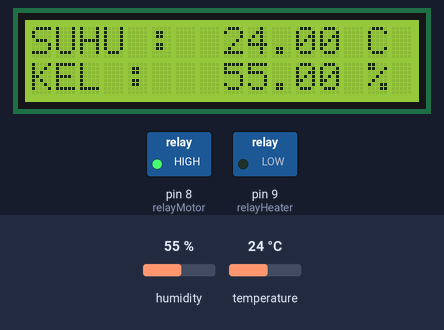
The sketch below on a simulated Arduino Uno, built with avr-gcc and run on an emulated ATmega328P. Shown: 16×2 character LCD, switched loads named in the sketch (green lamp = pin HIGH). The test bench sets the inputs (shaded band); at power-on: temperature 24 °C, humidity 55 %. What the sketch prints to the serial monitor is not drawn.

Above: at 2.6 s.
2.7 s: temperature set to 33 °C
At 4.4 s:
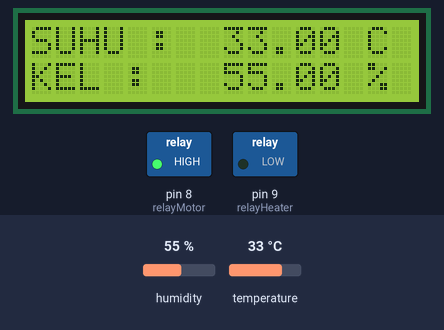
5.7 s: temperature set to 36 °C
At 7.3 s:
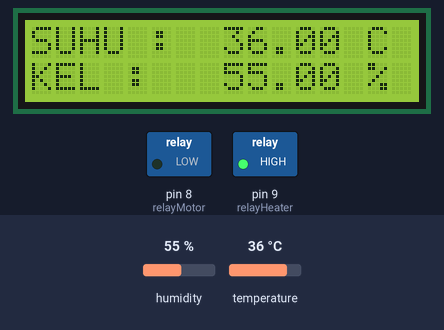
At 12.3 s:
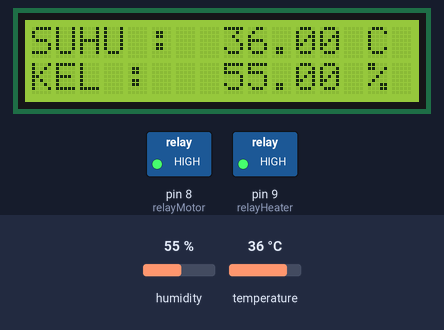
Timing chart, 0 to 13.8 s (numbered marks = the images above; inputs shaded):
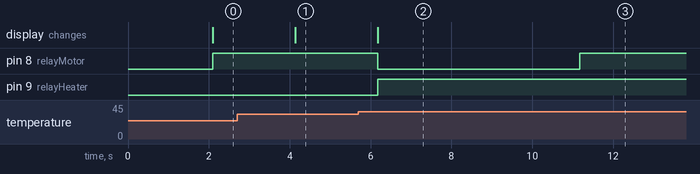

The sketch:

pengeringKopi.ino
```cpp
#include "DHT.h"
#define DHTPIN 2
#define DHTTYPE DHT11

DHT dht(DHTPIN, DHTTYPE);

const int relayMotor = 8;
const int relayHeater = 9;

#include <LiquidCrystal.h>
LiquidCrystal lcd(A0, A1, A2, A3, A4, A5);

void setup() {
   lcd.begin(16,2);
pinMode(relayMotor,OUTPUT);
pinMode(relayHeater,OUTPUT);
  Serial.begin(9600); //baud komunikasi serial
  Serial.println("Pengujian DHT11!"); //penulisan di serial monitor
  dht.begin(); //prosedur memulai pembacaan module sensor

}
int parameter=0;
int detik;
int menit=0;
void loop() {


  delay(2000);  //menunggu beberapa detik untuk pembacaan
  detik+=2;
  //pembacaan sensor membutuhkan detik 250ms

  //Pembacaan untuk data kelembaban
  float humidity_1 = dht.readHumidity();
  //Pembacaan dalam format celcius (c)
  float celcius_1 = dht.readTemperature();
  //pembacaan dalam format Fahrenheit
  float fahrenheit_1 = dht.readTemperature(true);

  //mengecek pembacaan apakah terjadi kegagalan atau tidak
  if (isnan(humidity_1) || isnan(celcius_1) || isnan(fahrenheit_1)) {
    Serial.println("Pembacaan data dari module sensor gagal!");
    return;
  }

  float htof = dht.computeHeatIndex(fahrenheit_1, humidity_1);
  //Prosedur pembacaaan data indeks panas dalam bentuk fahreheit
  float htoc = dht.computeHeatIndex(celcius_1, humidity_1, false);
 //Prosedur pembacaaan data indeks panas dalam bentuk celcius

  //pembacaan nilai pembacaan data suhu
  Serial.print("Suhu : ");
  Serial.print(celcius_1); //format derajat celcius

lcd.setCursor(0,0);
  lcd.print("SUHU :                             ");
  lcd.setCursor(8,0);
  lcd.print(celcius_1);
  lcd.print(" C");

lcd.setCursor(0,1);
  lcd.print("KEL :                             ");
  lcd.setCursor(8,1);
  lcd.print(humidity_1);
  lcd.print(" %");

if(celcius_1 < 35 && parameter == 0){
  digitalWrite(relayMotor, HIGH);
digitalWrite(relayHeater, LOW);
Serial.println("  heater menyala");
}
 if(celcius_1 >=35){
  digitalWrite(relayHeater, HIGH);
digitalWrite(relayMotor, LOW);
Serial.println("  motor menyala 5 detik");
delay(5000);
detik+=5;
digitalWrite(relayHeater, HIGH);
digitalWrite(relayMotor, HIGH);
Serial.println("  motor mati 20 detik");
parameter=1;
delay(20000);
detik+=20;
 }

if(celcius_1 < 35 && parameter == 1){
  digitalWrite(relayMotor, HIGH);
digitalWrite(relayHeater, HIGH);
Serial.println("  heater mati saat suhu dibawah 35");
}
if(celcius_1 == 28 && parameter == 1){
  digitalWrite(relayMotor, HIGH);
digitalWrite(relayHeater, LOW);
Serial.println("  heater menyala");
}
if(detik==60){
  menit++;
  detik=0;
}
if(menit==30){    // waktu bekerja 30 menit
  digitalWrite(relayHeater, HIGH);
digitalWrite(relayMotor, HIGH);
  delay(10000000000000000000);
}
Serial.print("Menit ke : ");
Serial.print(menit);
Serial.print("   detik = ");
Serial.println(detik);
}
```

Measured:
- the behaviour switches between 34 and 35 °C on temperature (found by bisection; images 1 and 2)
- after the input at 2.7 s, the display: changes after 1.4 s (image 1)
- after the input at 5.7 s, pin 8 (relayMotor): HIGH → LOW after 0.47 s, → HIGH 5.0 s later; pin 9 (relayHeater): LOW → HIGH after 0.47 s; the display: changes after 0.47 s (image 2)
